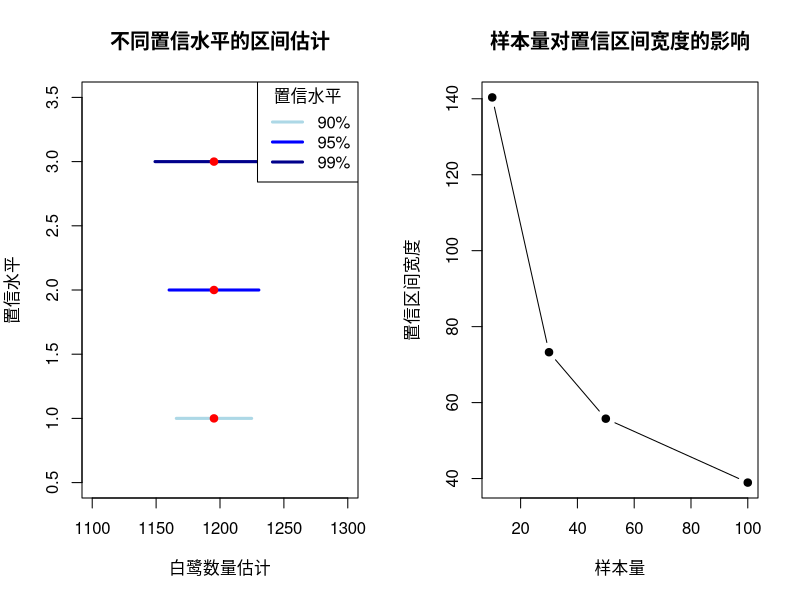

The R source for this figure:
## ---- chunk 1
# 案例2：小样本情况下的置信区间
# 假设我们只调查了10个样点
small_sample <- rnorm(10, mean = 1200, sd = 100)
mean_small <- mean(small_sample)
sd_small <- sd(small_sample)
n_small <- length(small_sample)

# 小样本使用t分布
t_value_small <- qt(0.975, df = n_small - 1)
ci_small <- c(mean_small - t_value_small * sd_small/sqrt(n_small),
              mean_small + t_value_small * sd_small/sqrt(n_small))

cat("小样本（n=10）的95%置信区间：", ci_small, "\n")

## ---- chunk 2
# 自助法置信区间
library(boot)

# 重新生成数据（确保代码块独立性）
set.seed(123)
egret_counts <- rnorm(30, mean = 1200, sd = 100)

# 定义统计量函数
mean_func <- function(data, indices) {
  return(mean(data[indices]))
}

# 进行自助抽样
boot_result <- boot(egret_counts, statistic = mean_func, R = 1000)

# 计算自助法置信区间
ci_bootstrap <- boot.ci(boot_result, type = "perc", conf = 0.95)
cat("自助法95%置信区间：", ci_bootstrap$percent[4:5], "\n")

# 可视化置信区间
par(mfrow = c(1, 2))

# 绘制不同置信水平的区间
# 重新生成数据（确保代码块独立性）
set.seed(123)
egret_counts <- rnorm(30, mean = 1200, sd = 100)
mean_egret <- mean(egret_counts)
sd_egret <- sd(egret_counts)
n_egret <- length(egret_counts)

confidence_levels <- c(0.90, 0.95, 0.99)
colors <- c("lightblue", "blue", "darkblue")

plot(1, type = "n", xlim = c(1100, 1300), ylim = c(0.5, 3.5),
     xlab = "白鹭数量估计", ylab = "置信水平",
     main = "不同置信水平的区间估计")

for (i in seq_along(confidence_levels)) {
  z_val <- qnorm(1 - (1 - confidence_levels[i])/2)
  ci <- c(mean_egret - z_val * sd_egret/sqrt(n_egret),
          mean_egret + z_val * sd_egret/sqrt(n_egret))
  segments(ci[1], i, ci[2], i, lwd = 3, col = colors[i])
  points(mean_egret, i, pch = 19, col = "red")
}

legend("topright", legend = c("90%", "95%", "99%"),
       col = colors, lwd = 3, title = "置信水平")

# 比较不同样本量的置信区间宽度
sample_sizes <- c(10, 30, 50, 100)
ci_widths <- numeric(length(sample_sizes))

for (i in seq_along(sample_sizes)) {
  n <- sample_sizes[i]
  ci_width <- 2 * qt(0.975, df = n-1) * sd_egret / sqrt(n)
  ci_widths[i] <- ci_width
}

plot(sample_sizes, ci_widths, type = "b", pch = 19,
     xlab = "样本量", ylab = "置信区间宽度",
     main = "样本量对置信区间宽度的影响")
